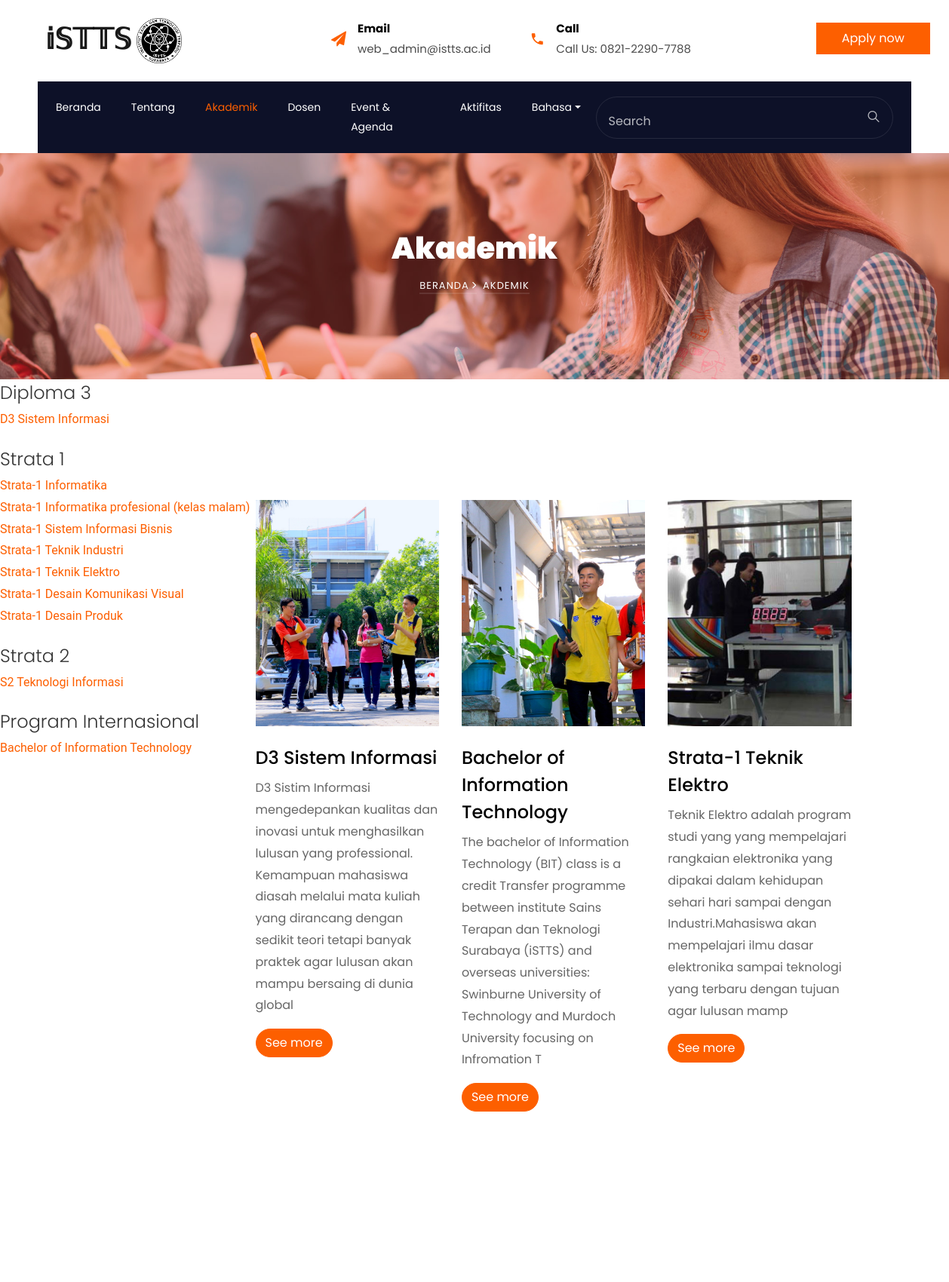
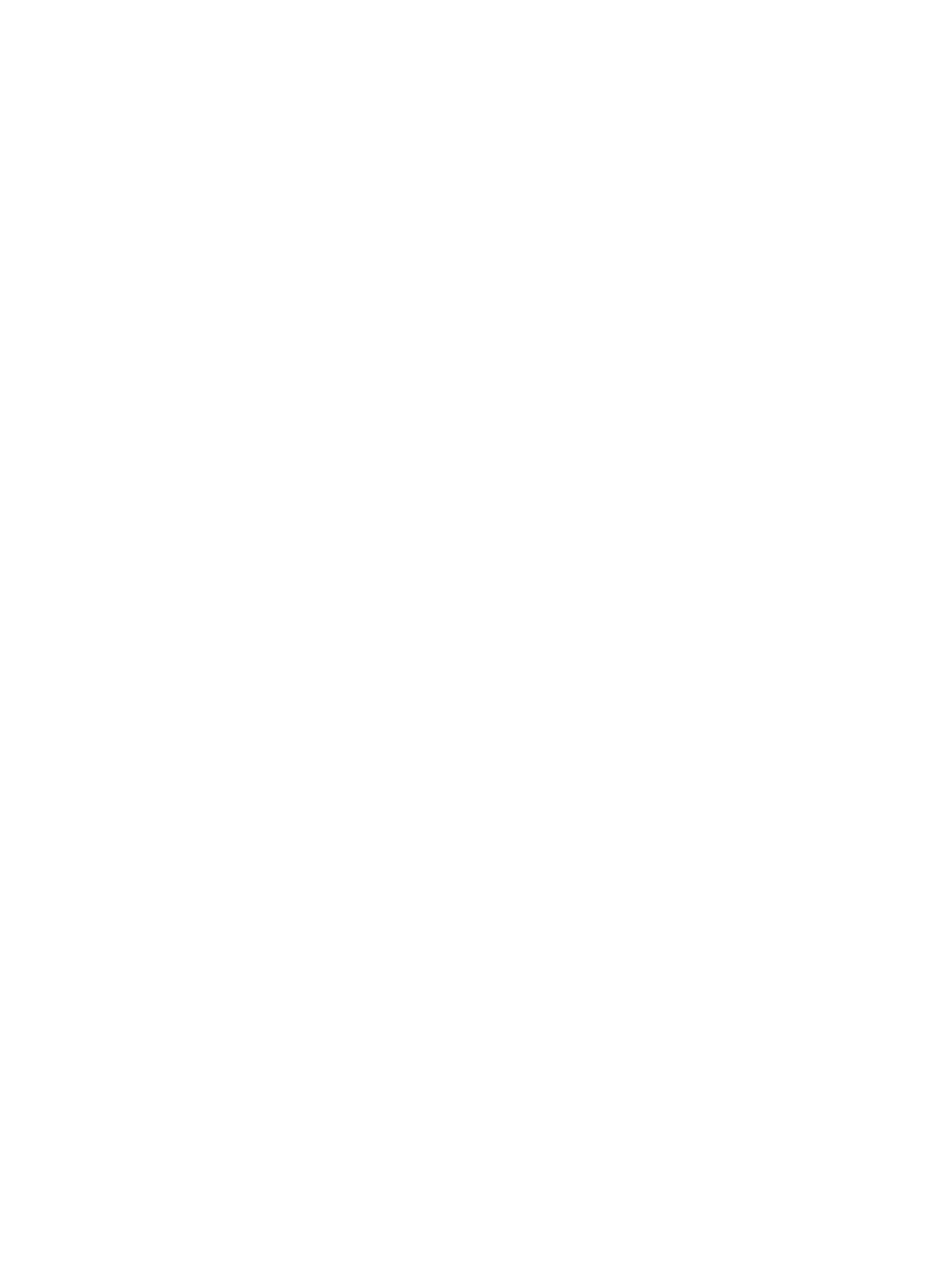
/courses.php (upper part), run on the app's committed database (2 pictures, top to bottom).
### tables this page shows
CREATE TABLE `jurusan_bahasa` (
  `jurusan_bahasa_id` int(11) NOT NULL,
  `jurusan_id` varchar(2) DEFAULT NULL,
  `jurusan_nama` varchar(100) DEFAULT NULL,
  `jurusan_deskripsi_1` text DEFAULT NULL,
  `jurusan_deskripsi_2` text NOT NULL,
  `bahasa_id` tinyint(4) DEFAULT NULL,
  `jurusan_gambar` varchar(255) NOT NULL,
  `jurusan_des_1` varchar(255) NOT NULL,
  `jurusan_des_2` varchar(255) NOT NULL
);

### courses.php (the view, shortened to what this page needs)
<!DOCTYPE html>
<html lang="en">
  <head>
    <link rel="stylesheet" href="css/open-iconic-bootstrap.min.css">
    <link rel="stylesheet" href="css/animate.css">
    <link rel="stylesheet" href="css/owl.carousel.min.css">
    <link rel="stylesheet" href="css/owl.theme.default.min.css">
    <link rel="stylesheet" href="css/magnific-popup.css">
    <link rel="stylesheet" href="css/aos.css">
    <link rel="stylesheet" href="css/ionicons.min.css">
    <link rel="stylesheet" href="css/flaticon.css">
    <link rel="stylesheet" href="css/icomoon.css">
    <link rel="stylesheet" href="css/style.css">
  </head>
  <body>
  		<?php
			include("topnavbar.php");
			include("title.php");
			include("connect.php");
      $jurusan=mysqli_query($conn,"SELECT * from jurusan_bahasa");
      $bahasa=1;
	  ?>
    <div class="cobak">
      <h4 style="font-weight:300;">Diploma 3</h4>
        <ul class="list-unstyled text-left" style="font-family:'Roboto';font-weight:400;margin-top:-5px;">
          <li><a href="detail.php?jurusan=01">D3 Sistem Informasi</a></li>
         </ul>
      <h4 style="font-weight:300;margin-top:20px;">Strata 1</h4>
        <ul class="list-unstyled text-left" style="font-family:'Roboto';font-weight:400;margin-top:-5px;">
          <li><a href="detail.php?jurusan=11">Strata-1 Informatika</a></li><li><a href="detail.php?jurusan=31">Strata-1 Informatika profesional (kelas malam)</a></li><li><a href="detail.php?jurusan=18">Strata-1 Sistem Informasi Bisnis</a></li><li><a href="detail.php?jurusan=12">Strata-1 Teknik Industri</a></li><li><a href="detail.php?jurusan=10">Strata-1 Teknik Elektro</a></li><li><a href="detail.php?jurusan=17">Strata-1 Desain Komunikasi Visual</a></li><li><a href="detail.php?jurusan=14">Strata-1 Desain Produk</a></li>
        </ul>
      <h4 style="font-weight:300;margin-top:20px;">Strata 2</h4>
        <ul class="list-unstyled text-left" style="font-family:'Roboto';font-weight:400;margin-top:-5px;">
          <li><a href="detail.php?jurusan=21">S2 Teknologi Informasi</a></li>
        </ul>
       <h4 style="font-weight:300;margin-top:20px;">Program Internasional</h4>
        <ul class="list-unstyled text-left" style="font-family:'Roboto';font-weight:400;margin-top:-5px;">
          <li><a href="detail.php?jurusan=02">Bachelor of Information Technology</a></li>
        </ul>
    </div>
		<section class="ftco-section"  style="margin-left:25%";>
			<div class="container-fluid px-4"  style="margin-top:-50%";>
				<div class="row">
					<?php
						foreach ($jurusan as $key => $value) {
							echo "
							<div class='col-md-3 course ftco-animate'>
								<div class='img' style='background-image: url($value[jurusan_gambar]);'></div>
								<div class='text pt-4'>
									<h3><a href='#'>$value[jurusan_nama]</a></h3>
                  <p>";
                  $ket=$value["jurusan_des_$bahasa"];
                  echo "$ket</p>
									<p><a href='detail.php?jurusan=$value[jurusan_id]' class='btn btn-primary'>See more</a></p>
								</div>
							</div>
							";
						}
					?>
				</div>
			</div>
		</section>
  </body>
</html>

### topnavbar.php (shortened to what this page needs)
  <div class="bg-top navbar-light">
   	<div class="container">
   		<div class="row no-gutters d-flex align-items-center align-items-stretch">
   			<div class="col-md-4 d-flex align-items-center py-4">
   				<a class="navbar-brand" href="index.html">𝕚𝕊𝕋𝕋𝕊  <img src="images/logo.png" width=60px height=60px;></a>
   			</div>
    		<div class="col-lg-8 d-block">
	    		<div class="row d-flex">
				    <div class="col-md d-flex topper align-items-center align-items-stretch py-md-4">
				    	<div class="icon d-flex justify-content-center align-items-center"><span class="icon-paper-plane"></span></div>
				    	<div class="text">
				    		<span>Email</span>
					    	<span>web_admin@istts.ac.id</span>
					    </div>
				    </div>
				    <div class="col-md d-flex topper align-items-center align-items-stretch py-md-4">
				    	<div class="icon d-flex justify-content-center align-items-center"><span class="icon-phone2"></span></div>
					    <div class="text">
					    	<span>Call</span>
					    	<span>Call Us: 0821-2290-7788</span>
					    </div>
				    </div>
				    <div class="col-md topper d-flex align-items-center justify-content-end">
				    	<p class="mb-0">
				    		<a href="https://pmb.stts.edu/manajemen/index.php" class="btn py-2 px-3 btn-primary d-flex align-items-center justify-content-center">
				    			<span>Apply now</span>
				    		</a>
				    	</p>
				    </div>
			    </div>
		    </div>
	    </div>
	  </div>
   </div>
<nav class="navbar navbar-expand-lg navbar-dark  ftco-navbar-light" id="ftco-navbar" style="position:sticky;top:0px;padding:0px;">
    <div class="container d-flex align-items-center px-4">
      <form action="#" method="post"class="searchform order-lg-last">
         <div class="form-group d-flex">
           <input type="text" name="search" class="form-control pl-3" placeholder="Search">
           <button type="submit" placeholder="" name="btnSearch" class="form-control search"><span class="ion-ios-search"></span></button>
         </div>
       </form>
		<?php
			if($_SESSION['lang']=="inggris"){
				?>
				<div class="topbnavbar collapse navbar-collapse" id="ftco-nav sticky">
				<ul class="navbar-nav mr-auto">
				<li class="nav-item" id="index"><a href="index.php" class="nav-link pl-0">Home</a></li>
				<li class="nav-item" id="about"><a href="about2.php" class="nav-link">About</a></li>
				<li class="nav-item" id="courses"><a href="courses.php" class="nav-link">Courses</a></li>
				<li class="nav-item" id="teacher"><a href="teacher.php" class="nav-link">Staff</a></li>
				<li class="nav-item" id="agenda"><a href="blog.php" class="nav-link">Event & Agenda</a></li>
				<li class="nav-item" id="contact"><a href="contact.php" class="nav-link">Student Activity</a></li>
				<li class="nav-item"><a class="nav-link dropdown dropdown-toggle" id="menu-bahasa" href="" data-toggle="dropdown">Language<span class="caret"></span></a>
					<ul class="dropdown-menu ">
					<li style="cursor:pointer;"><a id="indonesia" onclick="ganti('indo')">Indonesia</a></li>
					<li style="cursor:pointer;"><a id="inggris" onclick="ganti('inggris')">English</a></li>
					</ul>
				</li>
				</ul>
				</div>
				<?php
			}
			else{
				?>
				<div class="topnavbar collapse navbar-collapse" id="ftco-nav sticky">
				<ul class="navbar-nav mr-auto">
				<li class="nav-item" id="index"><a href="index.php" class="nav-link pl-0">Beranda</a></li>
				<li class="nav-item" id="about"><a href="about2.php" class="nav-link">Tentang</a></li>
				<li class="nav-item" id="courses"><a href="courses.php" class="nav-link">Akademik</a></li>
				<li class="nav-item" id="teacher"><a href="teacher.php" class="nav-link">Dosen</a></li>
				<li class="nav-item" id="agenda"><a href="blog.php" class="nav-link">Event & Agenda</a></li>
				<li class="nav-item" id="contact"><a href="contact.php" class="nav-link">Aktifitas</a></li>
				<li class="nav-item"><a class="nav-link dropdown dropdown-toggle" id="menu-bahasa" href="" data-toggle="dropdown">Bahasa<span class="caret"></span></a>
				</li>
				</ul>
				</div>
				<?php
			}
		?>
    </div>
  </nav>

### title.php (shortened to what this page needs)
<section class="hero-wrap hero-wrap-2" style="background-image: url('images/bg_1.jpg');">
      <div class="overlay"></div>
      <div class="container">
        <div class="row no-gutters slider-text align-items-center justify-content-center">
          <div class="col-md-9 ftco-animate text-center">
          <?php
            if($_SESSION['lang']=='inggris'){
                if($_SESSION['aktif']==1){
                  ?>
                  <h1 class="mb-2 bread" id="title">About Us</h1>
                  <p class="breadcrumbs"><span class="mr-2"><a href="index.php">Home <i class="ion-ios-arrow-forward"></i></a></span><span id="title2">About Us</span></p>
                  <?php
                }else if($_SESSION['aktif']==2){
                  ?>
                  <h1 class="mb-2 bread" id="title">Courses</h1>
                  <p class="breadcrumbs"><span class="mr-2"><a href="index.php">Home <i class="ion-ios-arrow-forward"></i></a></span><span id="title2">Courses</span></p>
                  <?php
                }else if($_SESSION['aktif']==3){
                  ?>
                  <h1 class="mb-2 bread" id="title">Certified Lecturer</h1>
                  <p class="breadcrumbs"><span class="mr-2"><a href="index.php">Home <i class="ion-ios-arrow-forward"></i></a></span><span id="title2">Lecturer</span></p>
                  <?php
                }
                else if($_SESSION['aktif']==4){
                  ?>
                  <h1 class="mb-2 bread" id="title">Event & Agenda</h1>
                  <p class="breadcrumbs"><span class="mr-2"><a href="index.php">Home <i class="ion-ios-arrow-forward"></i></a></span><span id="title2">Event & Agenda</span></p>
                  <?php
                }else if($_SESSION['aktif']==5){
                  ?>
                  <h1 class="mb-2 bread" id="title">Student Activity</h1>
                  <p class="breadcrumbs"><span class="mr-2"><a href="index.php">Home <i class="ion-ios-arrow-forward"></i></a></span><span id="title2">Student Activity</span></p>
                  <?php
                }
            }else{
              if($_SESSION['aktif']==1){
                ?>
                <h1 class="mb-2 bread" id="title">Tentang</h1>
                <p class="breadcrumbs"><span class="mr-2"><a href="index.php">Beranda <i class="ion-ios-arrow-forward"></i></a></span><span id="title2">Tentang</span></p>
                <?php
              }else if($_SESSION['aktif']==2){
                ?>
                <h1 class="mb-2 bread" id="title">Akademik</h1>
                <p class="breadcrumbs"><span class="mr-2"><a href="index.php">Beranda <i class="ion-ios-arrow-forward"></i></a></span><span id="title2">Akdemik</span></p>
                <?php
              }else if($_SESSION['aktif']==3){
                ?>
                <h1 class="mb-2 bread" id="title">Dosen</h1>
                <p class="breadcrumbs"><span class="mr-2"><a href="index.php">Beranda <i class="ion-ios-arrow-forward"></i></a></span><span id="title2">Dosen</span></p>
                <?php
              }
            }
          ?>
          </div>
        </div>
      </div>
    </section>

### css/icomoon.css (style rules this page uses)
[class^="icon-"], [class*=" icon-"] { font-family: 'icomoon' !important; speak: none; font-style: normal; font-weight: normal; font-variant: normal; text-transform: none; line-height: 1; -webkit-font-smoothing: antialiased; -moz-osx-font-smoothing: grayscale; }
.icon-paper-plane:before { content: "\f1d8"; }
.icon-phone2:before { content: "\e0cd"; }

### data on the page
jurusan_bahasa: jurusan_gambar (picture), jurusan_nama "D3 Sistem Informasi", jurusan_des_1 "D3 Sistim Informasi mengedepankan kualitas dan inovasi untuk menghasilkan lulusan yang professional. Kemampuan mahasiswa diasah melalui mata kuliah yang dirancang dengan sedikit teori tetapi banyak praktek agar lulusan akan mampu bersaing di dunia global"
jurusan_bahasa: jurusan_gambar (picture), jurusan_nama "Bachelor of Information Technology", jurusan_des_1 "The bachelor of Information Technology (BIT) class is a credit Transfer programme between institute Sains Terapan dan Teknologi Surabaya (iSTTS) and overseas universities: Swinburne University of Technology and Murdoch University focusing on Infromation T"
jurusan_bahasa: jurusan_gambar (picture), jurusan_nama "Strata-1 Teknik Elektro", jurusan_des_1 "Teknik Elektro adalah program studi yang yang mempelajari rangkaian elektronika yang dipakai dalam kehidupan sehari hari sampai dengan Industri.Mahasiswa akan mempelajari ilmu dasar elektronika sampai teknologi yang terbaru dengan tujuan agar lulusan mamp"
